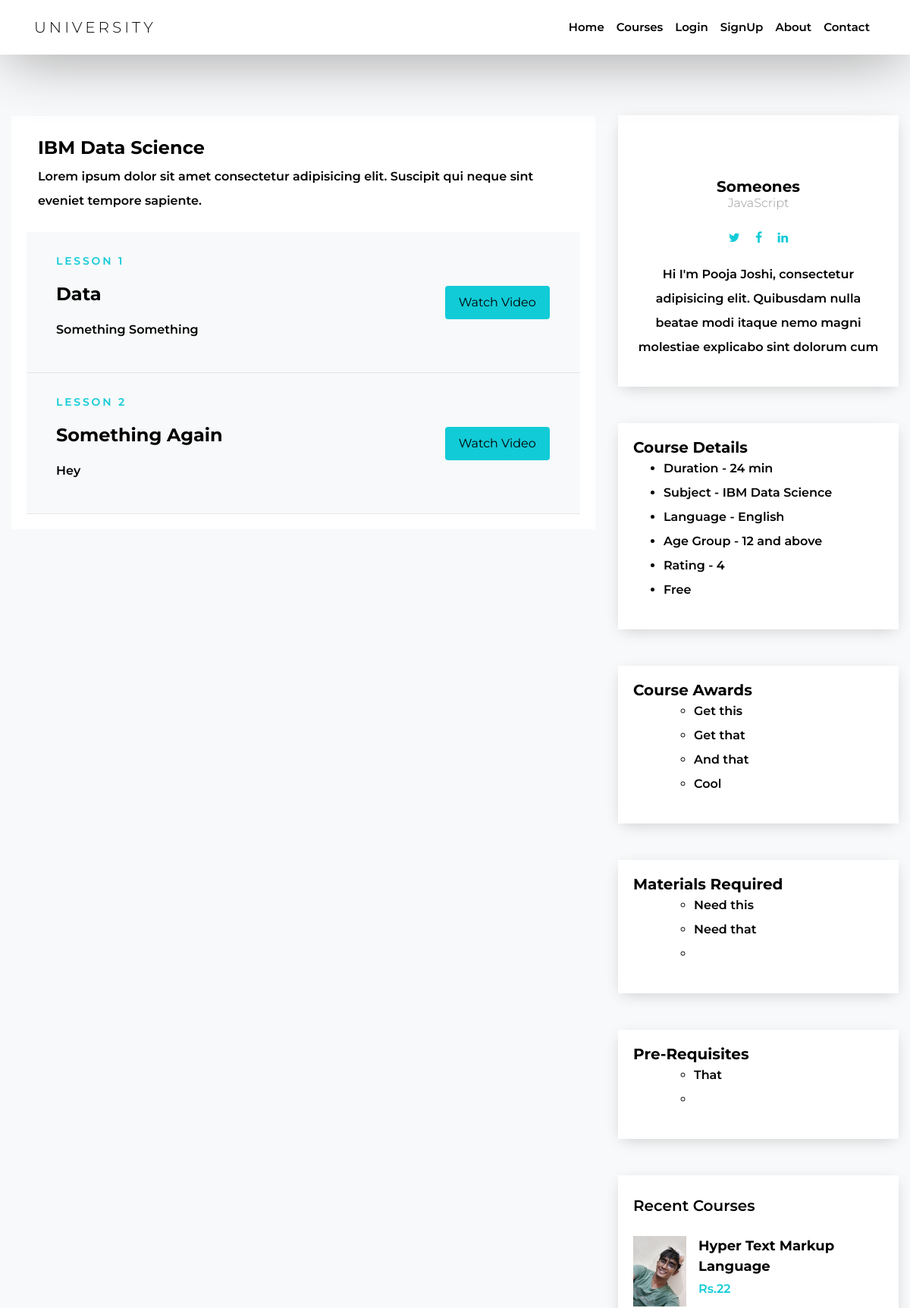
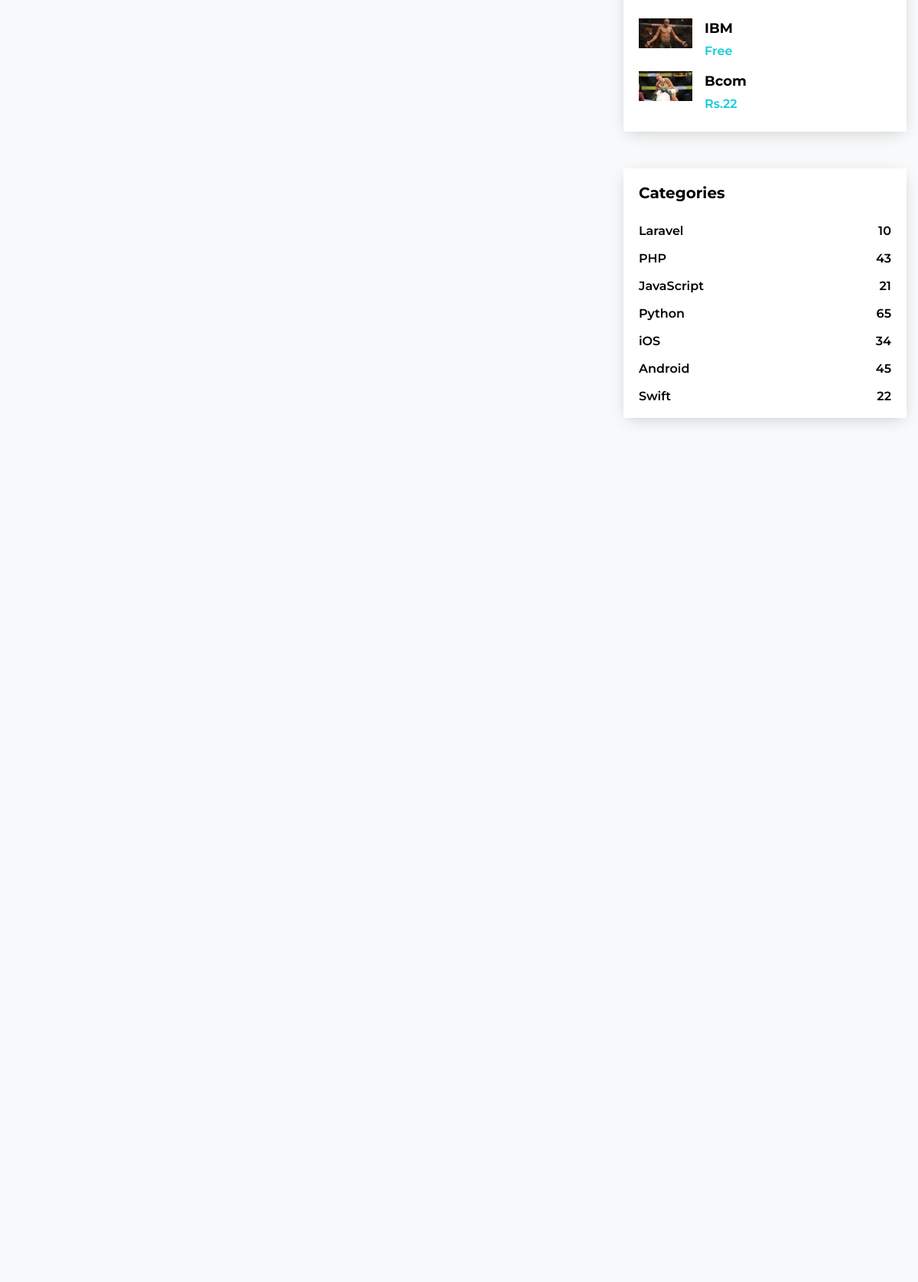
Page /?action=lessons&course_id=23 (upper part) on the committed database (2 pictures, top to bottom).
### tables this page shows
CREATE TABLE `courses` (
  `course_id` int(255) NOT NULL,
  `course_name` varchar(255) NOT NULL,
  `course_code` varchar(255) NOT NULL,
  `course_summary` varchar(255) NOT NULL,
  `course_tags` varchar(255) NOT NULL,
  `course_by` varchar(255) NOT NULL,
  `course_language` varchar(255) NOT NULL,
  `course_image` varchar(255) NOT NULL,
  `course_price` varchar(20) NOT NULL,
  `course_unique` varchar(15) NOT NULL
);

CREATE TABLE `lessons` (
  `lesson_id` int(11) NOT NULL,
  `lesson_name` varchar(255) NOT NULL,
  `lesson_no` int(11) NOT NULL,
  `lesson_for` int(255) NOT NULL,
  `lesson_content` blob NOT NULL,
  `lesson_by` varchar(255) NOT NULL,
  `lesson_vid_url` varchar(255) NOT NULL,
  `lesson_status` int(11) NOT NULL,
  `lesson_unique` varchar(255) NOT NULL
);

CREATE TABLE `courses_continue` (
  `course_id` int(255) NOT NULL,
  `course_rating` int(11) NOT NULL,
  `course_total_time` varchar(255) NOT NULL,
  `course_reading` varchar(255) NOT NULL,
  `course_award` blob NOT NULL,
  `course_material` blob NOT NULL,
  `course_age_group` varchar(255) NOT NULL,
  `course_pre_requisite` blob NOT NULL,
  `course_unique` varchar(15) NOT NULL
);

### classes/courses.php (called while the page is built, shortened)
<?php
class Courses{
	public function __construct($data=array())
	{
		if(isset($data['course_id']))
		{
		$this->course_id = $data['course_id'];
		}
		if(isset($data['course_name']))
		{
			$this->course_name = $data['course_name'];
		}
		if(isset($data['course_code']))
		{
			$this->course_code = $data['course_code'];
		}
		if(isset($data['course_summary']))
		{
			$this->course_summary = $data['course_summary'];
		}
		if(isset($data['course_by']))
		{
			$this->course_by = $data['course_by'];
		}
		if(isset($data['course_language']))
		{
			$this->course_language = $data['course_language'];
		}
		if(isset($data['course_image']))
		{
			$this->course_image = $data['course_image'];
		}
		if(isset($data['course_price']))
		{
			$this->course_price = $data['course_price'];
		}
		if(isset($data['course_rating']))
		{
			$this->course_rating = $data['course_rating'];
		}
		if(isset($data['course_reading']))
		{
			$this->course_reading = $data['course_reading'];
		}
		if(isset($data['course_award']))
		{
			$this->course_award = $data['course_award'];
		}
		if(isset($data['course_material']))
		{
			$this->course_material = $data['course_material'];
		}
		if(isset($data['course_age_group']))
		{
			$this->course_age_group = $data['course_age_group'];
		}
		if(isset($data['course_pre_requisite']))
		{
			$this->course_pre_requisite = $data['course_pre_requisite'];
		}
	}
    public static function getLimitedCourses($numRows = 12){
		$page = isset($_GET['page']) ? $_GET['page'] : 1;
        $start = ($page - 1) * $numRows;
		$conn = new PDO(DB_DSN,DB_USERNAME,DB_PASSWORD);
		$sql = "SELECT SQL_CALC_FOUND_ROWS * FROM courses ORDER BY course_id DESC LIMIT :start,:numRows";
		$stmt = $conn->prepare($sql);
		$stmt->bindValue(":start",$start,PDO::PARAM_INT);
		$stmt->bindValue(":numRows",$numRows,PDO::PARAM_INT);
		$stmt->execute();
		$list = array();
		while($row = $stmt->fetch())
		{
			$courses = new Courses($row);
			$list[] = $courses;
		}
		return(array("results"=>$list));
	}
	public static function getCoursesById($id){
		$conn = new PDO(DB_DSN,DB_USERNAME,DB_PASSWORD);
		$sql = "SELECT * FROM courses WHERE course_id = :id";
		$stmt = $conn->prepare($sql);
		$stmt->bindValue(":id",$id,PDO::PARAM_INT);
		$stmt->execute();
		$row = $stmt->fetch();
		if($row) return new Courses($row);
	}
	public static function getCoursesById2($id){
		$conn = new PDO(DB_DSN,DB_USERNAME,DB_PASSWORD);
		$sql = "SELECT * FROM courses_continue WHERE course_id = :id";
		$stmt = $conn->prepare($sql);
		$stmt->bindValue(":id",$id,PDO::PARAM_INT);
		$stmt->execute();
		$row = $stmt->fetch();
		if($row) return new Courses($row);
	}
}
?>

### classes/lessons.php (called while the page is built, shortened)
<?php
class Lessons{
	public function __construct($data=array())
	{
		if(isset($data['lesson_id']))
		{
		$this->lesson_id = $data['lesson_id'];
		}
		if(isset($data['lesson_name']))
		{
			$this->lesson_name = $data['lesson_name'];
		}
		if(isset($data['lesson_no']))
		{
			$this->lesson_no = $data['lesson_no'];
		}
		if(isset($data['lesson_content']))
		{
			$this->lesson_content = $data['lesson_content'];
		}
	}
	public static function getLessonsByCourseId($id){
		$conn = new PDO(DB_DSN,DB_USERNAME,DB_PASSWORD);
		$sql = "SELECT * FROM lessons LEFT JOIN courses ON course_id = lesson_for WHERE lesson_for = :lesson_for";
		$stmt = $conn->prepare($sql);
		$stmt->bindValue(":lesson_for",$id,PDO::PARAM_INT);
		$stmt->execute();
		$list = array();
		while($row = $stmt->fetch())
		{
			$lessons = new Lessons($row);
			$list[] = $lessons;
		}
		$sql = "SELECT * FROM lessons LEFT JOIN courses_continue ON course_id = lesson_for WHERE lesson_for = :lesson_for";
		$stmt = $conn->prepare($sql);
		$stmt->bindValue(":lesson_for",$id,PDO::PARAM_INT);
		$stmt->execute();
		$list2 = array();
		while($row2 = $stmt->fetch())
		{
			$lessons2 = new Lessons($row2);
			$list2[] = $lessons2;
		}
		return(array("results"=>$list,"results_cont"=>$list2));
	}
}
?>

### templates/lessons.php (the view, shortened to what this page needs)
<?php include 'header_main.php'; ?>
      <div class="site-section bg-light element-animate">
        <div class="container-fluid">
          <div class="row">
            <div class="col-md-6 col-lg-8 order-md-1 mb-5">
              <div class="row">
                <div class="col-md-12">
                </div>
              </div>
              <section class="episodes">
                <div class="container">
                  <div class="row">
                    <div class="col-md-12 pt-2">
                      <h2><?php echo $results['courses']->course_name; ?></h2>
                      <p><?php echo $results['courses']->course_summary; ?></p>
                    </div>
                  </div>
                </div>
        <div class="container">
          <div class="row">
            <div class="col-md-12 mb-2">
            </div>
          </div>
		 <?php
		foreach($results['lessons'] as $lessons)
		{
       echo"
          <div class='row bg-light align-items-center p-4 episode'>
            <div class='col-md-9'>
              <p class='meta'>Lesson $lessons->lesson_no</p>
              <h2><a href='.?action=content&course_id=$_GET[course_id]&lesson_id=$lessons->lesson_id'>$lessons->lesson_name</a></h2>
              <p>$lessons->lesson_content</p>
            </div>
            <div class='col-md-3 text-center'>
                <a class='btn btn-primary px-3 py-2' href='.?action=content&course_id=$_GET[course_id]&lesson_id=$lessons->lesson_id' role='button'>Watch Video</a>
            </div>
          </div>";
		}
          ?>
        </div>
      </section>
            </div>
            <div class="col-md-6 col-lg-4 order-md-2">
			  <div class="block-28 text-center mb-5">
                <figure>
                </figure>
                <h2 class="heading"><?php echo $results['courses']->course_by; ?></h2>
                <h3 class="subheading">JavaScript </h3>
                <p>
                  <a href="#" class="fa fa-twitter p-2"></a>
                  <a href="#" class="fa fa-facebook p-2"></a>
                  <a href="#" class="fa fa-linkedin p-2"></a>
                </p>
                <p>Hi I'm Pooja Joshi, consectetur adipisicing elit. Quibusdam nulla beatae modi itaque nemo magni molestiae explicabo sint dolorum cum</p>
              </div>
              <div class="block-28 mb-5">
                <h2 class="heading">Course Details</h2>
                <ul>
                  <li><span class="text-1">Duration - <span class="text-2"><?php echo $results['courses_continue']->course_reading; ?></span></li>
                  <li><span class="text-1">Subject - </span> <span class="text-2"><?php echo $results['courses']->course_name; ?></span></li>
                  <li><span class="text-1">Language - </span> <span class="text-2"><?php echo $results['courses']->course_language; ?></span></li>
				  <li><span class="text-1">Age Group - </span> <span class="text-2"><?php echo $results['courses_continue']->course_age_group; ?></span></li>
				  <li><span class="text-1">Rating - </span> <span class="text-2"><?php echo $results['courses_continue']->course_rating; ?></span></li>
				<?php
				if(empty($results['courses']->course_price))
				{
					echo"<li><span class='text-1'>Free</span></li>";
				}
				?>
                </ul>
              </div>
			  <div class="block-28 mb-5">
                <h2 class="heading">Course Awards</h2>
                <ul>
               <?php echo $results['courses_continue']->course_award; ?>
                </ul>
              </div>
			  <div class="block-28 mb-5">
                <h2 class="heading">Materials Required</h2>
                <ul>
               <?php echo $results['courses_continue']->course_material; ?>
                </ul>
              </div>
			  <div class="block-28 mb-5">
                <h2 class="heading">Pre-Requisites</h2>
                <ul>
               <?php echo $results['courses_continue']->course_pre_requisite; ?>
                </ul>
              </div>
              <div class="block-25 mb-5">
                <div class="heading">Recent Courses</div>
                <ul>
                  <?php
			  foreach($results['recent_courses'] as $recent_courses)
			  {
			  echo"
                <li>
                  <a href='.?action=lessons&course_id=$recent_courses->course_id' class='d-flex'>
                    <figure class='image mr-3'>
                      <img src='Profilepics/Courses/fullsize/$recent_courses->course_id$recent_courses->course_image' alt='' class='img-fluid'>
                    </figure>
                    <div class='text'>
                      <h3 class='heading'>$recent_courses->course_code</h3>";
					 if(empty($recent_courses->course_price))
                     {
                      echo"<span class='meta'>Free</span>";
					 }
					 else
					 {
						 echo"<span class='meta'>Rs.$recent_courses->course_price</span>";
					 }
                echo"</div>
                  </a>
                </li>";
			  }
				?>
                </ul>
              </div>
              <div class="block-24 mb-5">
                <h3 class="heading">Categories</h3>
                <ul>
                  <li><a href="#">Laravel <span>10</span></a></li>
                  <li><a href="#">PHP <span>43</span></a></li>
                  <li><a href="#">JavaScript <span>21</span></a></li>
                  <li><a href="#">Python <span>65</span></a></li>
                  <li><a href="#">iOS <span>34</span></a></li>
                  <li><a href="#">Android <span>45</span></a></li>
                  <li><a href="#">Swift <span>22</span></a></li>
                </ul>
              </div>
            </div>
          </div>
        </div>
      </div>
      <div class="site-section bg-light">
        <div class="container">
        </div>
      </div>
<?php include 'footer_main.php'; ?>

### css/style.css (style rules this page uses)
body { background: #fff; font-family:'Montserrat', sans-serif; font-weight: 600; font-size: 16px; line-height: 2; color: gray; overflow-x: hidden; }
a { -webkit-transition: .3s all ease; -o-transition: .3s all ease; transition: .3s all ease; text-decoration: none; }
h1, h2, h3, h4, h5 { color: #000; font-family:'Montserrat', sans-serif; font-weight: 700; }
.episodes { background: #fff; padding: 20px; }
.episodes .episode { border-bottom: 1px solid #e6e6e6; }
.episodes .episode a { color: #000; }
.episodes h2 { font-size: 24px; }
.episodes .meta { text-transform: uppercase; font-size: 14px; letter-spacing: .2em; color: #cccccc; color: #11cbd7; }
.site-section { padding:5em 0em; }
.btn, .form-control { outline: none; -webkit-box-shadow: none !important; box-shadow: none !important; border-radius: 0; }
.btn { position: relative; border-radius: 4px; color: #000; }
.btn.btn-primary { color: #fff; border: 2px solid transparent; }
.element-animate { opacity: 0; visibility: hidden; color:black; }
.block-24 { background: #fff; -webkit-box-shadow: 0 5px 20px -5px rgba(0, 0, 0, 0.2); box-shadow: 0 5px 20px -5px rgba(0, 0, 0, 0.2); padding-bottom: 10px; }
.block-24 .heading { font-size: 20px; margin: 0 0 20px 0; padding: 20px 0 0 20px; color: #000; }
.block-24 ul, .block-24 ul li { padding: 0; margin: 0; }
.block-24 ul li { display: block; }
.block-24 ul li a { display: block; padding: 2px 16px; border-left: 4px solid transparent; position: relative; color: #000; }
.block-24 ul li a span { position: absolute; top: 50%; right: 20px; -webkit-transform: translateY(-50%); -ms-transform: translateY(-50%); transform: translateY(-50%); }
.block-25 { padding: 20px; background: #fff; -webkit-box-shadow: 0 5px 20px -5px rgba(0, 0, 0, 0.2); box-shadow: 0 5px 20px -5px rgba(0, 0, 0, 0.2); }
.block-25 .heading { font-size: 20px; margin: 0 0 20px 0; color: #000; }
.block-25 ul, .block-25 ul li { padding: 0; margin: 0; list-style: none; }
.block-25 ul li { margin-bottom: 10px; }
.block-25 ul li:last-child { margin-bottom: 0; }
.block-25 ul li a .image { -webkit-box-flex: 0; -ms-flex: 0 0 70px; flex: 0 0 70px; }
.block-25 ul li a .image img { max-width: 100%; }
.block-25 ul li a .text .heading { font-size: 18px; line-height: 1.5; margin: 0; padding: 0; -webkit-transition: .3s all ease; -o-transition: .3s all ease; transition: .3s all ease; }
.block-25 ul li a .meta { color: #11cbd7; }
.block-28 { padding: 20px; background: #fff; -webkit-box-shadow: 0 5px 20px -5px rgba(0, 0, 0, 0.2); box-shadow: 0 5px 20px -5px rgba(0, 0, 0, 0.2); }
.block-28 figure { width: 100px; margin: 0 auto 30px auto; }
.block-28 .heading { font-size: 20px; margin: 0 0 0px 0; padding: 0; }
.block-28 .subheading { font-size: 16px; font-weight: 300; margin: 0 0 20px 0; padding: 0; color: #999999; }

### rows in the picture
courses: course_name "IBM Data Science", course_summary "Lorem ipsum dolor sit amet consectetur adipisicing elit. Suscipit qui neque sint eveniet tempore sapiente.", course_by "Someones", course_language "English", course_image (picture), course_code "IBM", shows "Free"
lessons: lesson_no "1", lesson_name "Data", lesson_content "Something Something"
lessons: lesson_no "2", lesson_name "Something Again", lesson_content "Hey"
courses_continue: course_reading "24 min", course_age_group "12 and above", course_rating "4", course_award "Get this Get that And that Cool", course_material "Need this Need that", course_pre_requisite "That"
courses: course_image (picture), course_code "Hyper Text Markup Language", course_price "22"
courses: course_image (picture), course_code "Bcom", course_price "22"
